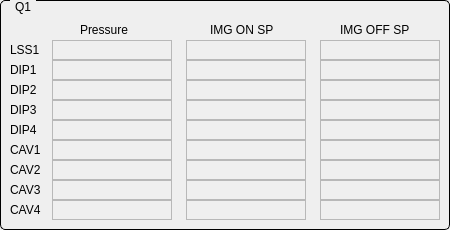
  <widget class="QGroupBox" name="groupBox">
   <property name="geometry">
    <rect>
     <x>10</x>
     <y>10</y>
     <width>450</width>
     <height>230</height>
    </rect>
   </property>
   <property name="styleSheet">
    <string notr="true">QGroupBox {
     border: 1px solid black;
     border-radius: 5px;
     margin-top: 0.5em;
 }
 
 QGroupBox::title {
     subcontrol-origin: margin;
     left: 10px;
     padding: 0 3px 0 3px;
 }</string>
   </property>
   <property name="title">
    <string>Q1</string>
   </property>
   <widget class="QLabel" name="label">
    <property name="geometry">
     <rect>
      <x>10</x>
      <y>40</y>
      <width>40</width>
      <height>20</height>
     </rect>
    </property>
    <property name="text">
     <string>LSS1</string>
    </property>
   </widget>
   <widget class="QLabel" name="label_2">
    <property name="geometry">
     <rect>
      <x>10</x>
      <y>60</y>
      <width>40</width>
      <height>20</height>
     </rect>
    </property>
    <property name="text">
     <string>DIP1</string>
    </property>
   </widget>
   <widget class="QLabel" name="label_3">
    <property name="geometry">
     <rect>
      <x>10</x>
      <y>80</y>
      <width>40</width>
      <height>20</height>
     </rect>
    </property>
    <property name="text">
     <string>DIP2</string>
    </property>
   </widget>
   <widget class="QLabel" name="label_4">
    <property name="geometry">
     <rect>
      <x>10</x>
      <y>100</y>
      <width>40</width>
      <height>20</height>
     </rect>
    </property>
    <property name="text">
     <string>DIP3</string>
    </property>
   </widget>
   <widget class="QLabel" name="label_5">
    <property name="geometry">
     <rect>
      <x>10</x>
      <y>120</y>
      <width>40</width>
      <height>20</height>
     </rect>
    </property>
    <property name="text">
     <string>DIP4</string>
    </property>
   </widget>
   <widget class="QLabel" name="label_6">
    <property name="geometry">
     <rect>
      <x>10</x>
      <y>140</y>
      <width>40</width>
      <height>20</height>
     </rect>
    </property>
    <property name="text">
     <string>CAV1</string>
    </property>
   </widget>
   <widget class="QLabel" name="label_7">
    <property name="geometry">
     <rect>
      <x>10</x>
      <y>160</y>
      <width>40</width>
      <height>20</height>
     </rect>
    </property>
    <property name="text">
     <string>CAV2</string>
    </property>
   </widget>
   <widget class="QLabel" name="label_8">
    <property name="geometry">
     <rect>
      <x>10</x>
      <y>180</y>
      <width>40</width>
      <height>20</height>
     </rect>
    </property>
    <property name="text">
     <string>CAV3</string>
    </property>
   </widget>
   <widget class="QLabel" name="label_9">
    <property name="geometry">
     <rect>
      <x>10</x>
      <y>200</y>
      <width>40</width>
      <height>20</height>
     </rect>
    </property>
    <property name="text">
     <string>CAV4</string>
    </property>
   </widget>
   <widget class="QLabel" name="label_10">
    <property name="geometry">
     <rect>
      <x>80</x>
      <y>20</y>
      <width>60</width>
      <height>20</height>
     </rect>
    </property>
    <property name="text">
     <string>Pressure</string>
    </property>
   </widget>
   <widget class="QLabel" name="label_12">
    <property name="geometry">
     <rect>
      <x>210</x>
      <y>20</y>
      <width>80</width>
      <height>20</height>
     </rect>
    </property>
    <property name="text">
     <string>IMG ON SP</string>
    </property>
   </widget>
   <widget class="QLabel" name="label_13">
    <property name="geometry">
     <rect>
      <x>340</x>
      <y>20</y>
      <width>80</width>
      <height>20</height>
     </rect>
    </property>
    <property name="text">
     <string>IMG OFF SP</string>
    </property>
   </widget>
   <widget class="QELabel" name="pressureLSS1">
    <property name="geometry">
     <rect>
      <x>52</x>
      <y>40</y>
      <width>120</width>
      <height>20</height>
     </rect>
    </property>
    <property name="font">
     <font>
      <family>Cantarell</family>
     </font>
    </property>
    <property name="frameShape">
     <enum>QFrame::StyledPanel</enum>
    </property>
    <property name="variable" stdset="0">
     <string>SRC01-VA-IMG1:getPressure</string>
    </property>
    <property name="notation" stdset="0">
     <enum>QE::Scientific</enum>
    </property>
   </widget>
   <widget class="QELabel" name="onspLSS1">
    <property name="geometry">
     <rect>
      <x>186</x>
      <y>40</y>
      <width>120</width>
      <height>20</height>
     </rect>
    </property>
    <property name="font">
     <font>
      <family>Cantarell</family>
     </font>
    </property>
    <property name="frameShape">
     <enum>QFrame::StyledPanel</enum>
    </property>
    <property name="variable" stdset="0">
     <string>SR-VA-GC1:getOnSetpoint1</string>
    </property>
    <property name="notation" stdset="0">
     <enum>QE::Scientific</enum>
    </property>
   </widget>
   <widget class="QELabel" name="offspLSS1">
    <property name="geometry">
     <rect>
      <x>320</x>
      <y>40</y>
      <width>120</width>
      <height>20</height>
     </rect>
    </property>
    <property name="font">
     <font>
      <family>Cantarell</family>
     </font>
    </property>
    <property name="frameShape">
     <enum>QFrame::StyledPanel</enum>
    </property>
    <property name="variable" stdset="0">
     <string>SR-VA-GC1:getOffSetpoint1</string>
    </property>
    <property name="notation" stdset="0">
     <enum>QE::Scientific</enum>
    </property>
   </widget>
   <widget class="QELabel" name="onspLSS1_2">
    <property name="geometry">
     <rect>
      <x>186</x>
      <y>60</y>
      <width>120</width>
      <height>20</height>
     </rect>
    </property>
    <property name="font">
     <font>
      <family>Cantarell</family>
     </font>
    </property>
    <property name="frameShape">
     <enum>QFrame::StyledPanel</enum>
    </property>
    <property name="variable" stdset="0">
     <string>SR-VA-GC1:getOnSetpoint2</string>
    </property>
    <property name="notation" stdset="0">
     <enum>QE::Scientific</enum>
    </property>
   </widget>
   <widget class="QELabel" name="pressureLSS1_2">
    <property name="geometry">
     <rect>
      <x>52</x>
      <y>60</y>
      <width>120</width>
      <height>20</height>
     </rect>
    </property>
    <property name="font">
     <font>
      <family>Cantarell</family>
     </font>
    </property>
    <property name="frameShape">
     <enum>QFrame::StyledPanel</enum>
    </property>
    <property name="variable" stdset="0">
     <string>SRC01-VA-IMG2:getPressure</string>
    </property>
    <property name="notation" stdset="0">
     <enum>QE::Scientific</enum>
    </property>
   </widget>
   <widget class="QELabel" name="offspLSS1_2">
    <property name="geometry">
     <rect>
      <x>320</x>
      <y>60</y>
      <width>120</width>
      <height>20</height>
     </rect>
    </property>
    <property name="font">
     <font>
      <family>Cantarell</family>
     </font>
    </property>
    <property name="frameShape">
     <enum>QFrame::StyledPanel</enum>
    </property>
    <property name="variable" stdset="0">
     <string>SR-VA-GC1:getOffSetpoint2</string>
    </property>
    <property name="notation" stdset="0">
     <enum>QE::Scientific</enum>
    </property>
   </widget>
   <widget class="QELabel" name="onspLSS1_3">
    <property name="geometry">
     <rect>
      <x>186</x>
      <y>80</y>
      <width>120</width>
      <height>20</height>
     </rect>
    </property>
    <property name="font">
     <font>
      <family>Cantarell</family>
     </font>
    </property>
    <property name="frameShape">
     <enum>QFrame::StyledPanel</enum>
    </property>
    <property name="variable" stdset="0">
     <string>SR-VA-GC1:getOnSetpoint3</string>
    </property>
    <property name="notation" stdset="0">
     <enum>QE::Scientific</enum>
    </property>
   </widget>
   <widget class="QELabel" name="pressureLSS1_3">
    <property name="geometry">
     <rect>
      <x>52</x>
      <y>80</y>
      <width>120</width>
      <height>20</height>
     </rect>
    </property>
    <property name="font">
     <font>
      <family>Cantarell</family>
     </font>
    </property>
    <property name="frameShape">
     <enum>QFrame::StyledPanel</enum>
    </property>
    <property name="variable" stdset="0">
     <string>SRC02-VA-IMG1:getPressure</string>
    </property>
    <property name="notation" stdset="0">
     <enum>QE::Scientific</enum>
    </property>
   </widget>
   <widget class="QELabel" name="offspLSS1_3">
    <property name="geometry">
     <rect>
      <x>320</x>
      <y>80</y>
      <width>120</width>
      <height>20</height>
     </rect>
    </property>
    <property name="font">
     <font>
      <family>Cantarell</family>
     </font>
    </property>
    <property name="frameShape">
     <enum>QFrame::StyledPanel</enum>
    </property>
    <property name="variable" stdset="0">
     <string>SR-VA-GC1:getOffSetpoint3</string>
    </property>
    <property name="notation" stdset="0">
     <enum>QE::Scientific</enum>
    </property>
   </widget>
   <widget class="QELabel" name="onspLSS1_4">
    <property name="geometry">
     <rect>
      <x>186</x>
      <y>100</y>
      <width>120</width>
      <height>20</height>
     </rect>
    </property>
    <property name="font">
     <font>
      <family>Cantarell</family>
     </font>
    </property>
    <property name="frameShape">
     <enum>QFrame::StyledPanel</enum>
    </property>
    <property name="variable" stdset="0">
     <string>SR-VA-GC1:getOnSetpoint4</string>
    </property>
    <property name="notation" stdset="0">
     <enum>QE::Scientific</enum>
    </property>
   </widget>
   <widget class="QELabel" name="pressureLSS1_4">
    <property name="geometry">
     <rect>
      <x>52</x>
      <y>100</y>
      <width>120</width>
      <height>20</height>
     </rect>
    </property>
    <property name="font">
     <font>
      <family>Cantarell</family>
     </font>
    </property>
    <property name="frameShape">
     <enum>QFrame::StyledPanel</enum>
    </property>
    <property name="variable" stdset="0">
     <string>SRC03-VA-IMG5:getPressure</string>
    </property>
    <property name="notation" stdset="0">
     <enum>QE::Scientific</enum>
    </property>
   </widget>
   <widget class="QELabel" name="offspLSS1_4">
    <property name="geometry">
     <rect>
      <x>320</x>
      <y>100</y>
      <width>120</width>
      <height>20</height>
     </rect>
    </property>
    <property name="font">
     <font>
      <family>Cantarell</family>
     </font>
    </property>
    <property name="frameShape">
     <enum>QFrame::StyledPanel</enum>
    </property>
    <property name="variable" stdset="0">
     <string>SR-VA-GC1:getOffSetpoint4</string>
    </property>
    <property name="notation" stdset="0">
     <enum>QE::Scientific</enum>
    </property>
   </widget>
   <widget class="QELabel" name="onspLSS1_5">
    <property name="geometry">
     <rect>
      <x>186</x>
      <y>120</y>
      <width>120</width>
      <height>20</height>
     </rect>
    </property>
    <property name="font">
     <font>
      <family>Cantarell</family>
     </font>
    </property>
    <property name="frameShape">
     <enum>QFrame::StyledPanel</enum>
    </property>
    <property name="variable" stdset="0">
     <string>SR-VA-GC1:setOnSetpoint5</string>
    </property>
    <property name="notation" stdset="0">
     <enum>QE::Scientific</enum>
    </property>
   </widget>
   <widget class="QELabel" name="pressureLSS1_5">
    <property name="geometry">
     <rect>
      <x>52</x>
      <y>120</y>
      <width>120</width>
      <height>20</height>
     </rect>
    </property>
    <property name="font">
     <font>
      <family>Cantarell</family>
     </font>
    </property>
    <property name="frameShape">
     <enum>QFrame::StyledPanel</enum>
    </property>
    <property name="variable" stdset="0">
     <string>SRC04-VA-IMG1:getPressure</string>
    </property>
    <property name="notation" stdset="0">
     <enum>QE::Scientific</enum>
    </property>
   </widget>
   <widget class="QELabel" name="offspLSS1_5">
    <property name="geometry">
     <rect>
      <x>320</x>
      <y>120</y>
      <width>120</width>
      <height>20</height>
     </rect>
    </property>
    <property name="font">
     <font>
      <family>Cantarell</family>
     </font>
    </property>
    <property name="frameShape">
     <enum>QFrame::StyledPanel</enum>
    </property>
    <property name="variable" stdset="0">
     <string>SR-VA-GC1:getOffSetpoint5</string>
    </property>
    <property name="notation" stdset="0">
     <enum>QE::Scientific</enum>
    </property>
   </widget>
   <widget class="QELabel" name="onspLSS1_6">
    <property name="geometry">
     <rect>
      <x>186</x>
      <y>140</y>
      <width>120</width>
      <height>20</height>
     </rect>
    </property>
    <property name="font">
     <font>
      <family>Cantarell</family>
     </font>
    </property>
    <property name="frameShape">
     <enum>QFrame::StyledPanel</enum>
    </property>
    <property name="variable" stdset="0">
     <string>SR-VA-GC2:getOnSetpoint1</string>
    </property>
    <property name="notation" stdset="0">
     <enum>QE::Scientific</enum>
    </property>
   </widget>
   <widget class="QELabel" name="pressureLSS1_6">
    <property name="geometry">
     <rect>
      <x>52</x>
      <y>140</y>
      <width>120</width>
      <height>20</height>
     </rect>
    </property>
    <property name="font">
     <font>
      <family>Cantarell</family>
     </font>
    </property>
    <property name="frameShape">
     <enum>QFrame::StyledPanel</enum>
    </property>
    <property name="variable" stdset="0">
     <string>SRC03-VA-IMG1:getPressure</string>
    </property>
    <property name="notation" stdset="0">
     <enum>QE::Scientific</enum>
    </property>
   </widget>
   <widget class="QELabel" name="offspLSS1_6">
    <property name="geometry">
     <rect>
      <x>320</x>
      <y>140</y>
      <width>120</width>
      <height>20</height>
     </rect>
    </property>
    <property name="font">
     <font>
      <family>Cantarell</family>
     </font>
    </property>
    <property name="frameShape">
     <enum>QFrame::StyledPanel</enum>
    </property>
    <property name="variable" stdset="0">
     <string>SR-VA-GC2:getOffSetpoint1</string>
    </property>
    <property name="notation" stdset="0">
     <enum>QE::Scientific</enum>
    </property>
   </widget>
   <widget class="QELabel" name="onspLSS1_7">
    <property name="geometry">
     <rect>
      <x>186</x>
      <y>160</y>
      <width>120</width>
      <height>20</height>
     </rect>
    </property>
    <property name="font">
     <font>
      <family>Cantarell</family>
     </font>
    </property>
    <property name="frameShape">
     <enum>QFrame::StyledPanel</enum>
    </property>
    <property name="variable" stdset="0">
     <string>SR-VA-GC2:getOnSetpoint2</string>
    </property>
    <property name="notation" stdset="0">
     <enum>QE::Scientific</enum>
    </property>
   </widget>
   <widget class="QELabel" name="pressureLSS1_7">
    <property name="geometry">
     <rect>
      <x>52</x>
      <y>160</y>
      <width>120</width>
      <height>20</height>
     </rect>
    </property>
    <property name="font">
     <font>
      <family>Cantarell</family>
     </font>
    </property>
    <property name="frameShape">
     <enum>QFrame::StyledPanel</enum>
    </property>
    <property name="variable" stdset="0">
     <string>SRC03-VA-IMG2:getPressure</string>
    </property>
    <property name="notation" stdset="0">
     <enum>QE::Scientific</enum>
    </property>
   </widget>
   <widget class="QELabel" name="offspLSS1_7">
    <property name="geometry">
     <rect>
      <x>320</x>
      <y>160</y>
      <width>120</width>
      <height>20</height>
     </rect>
    </property>
    <property name="font">
     <font>
      <family>Cantarell</family>
     </font>
    </property>
    <property name="frameShape">
     <enum>QFrame::StyledPanel</enum>
    </property>
    <property name="variable" stdset="0">
     <string>SR-VA-GC2:getOffSetpoint2</string>
    </property>
    <property name="notation" stdset="0">
     <enum>QE::Scientific</enum>
    </property>
   </widget>
   <widget class="QELabel" name="onspLSS1_8">
    <property name="geometry">
     <rect>
      <x>186</x>
      <y>180</y>
      <width>120</width>
      <height>20</height>
     </rect>
    </property>
    <property name="font">
     <font>
      <family>Cantarell</family>
     </font>
    </property>
    <property name="frameShape">
     <enum>QFrame::StyledPanel</enum>
    </property>
    <property name="variable" stdset="0">
     <string>SR-VA-GC2:getOnSetpoint3</string>
    </property>
    <property name="notation" stdset="0">
     <enum>QE::Scientific</enum>
    </property>
   </widget>
   <widget class="QELabel" name="pressureLSS1_8">
    <property name="geometry">
     <rect>
      <x>52</x>
      <y>180</y>
      <width>120</width>
      <height>20</height>
     </rect>
    </property>
    <property name="font">
     <font>
      <family>Cantarell</family>
     </font>
    </property>
    <property name="frameShape">
     <enum>QFrame::StyledPanel</enum>
    </property>
    <property name="variable" stdset="0">
     <string>SRC03-VA-IMG3:getPressure</string>
    </property>
    <property name="notation" stdset="0">
     <enum>QE::Scientific</enum>
    </property>
   </widget>
   <widget class="QELabel" name="offspLSS1_8">
    <property name="geometry">
     <rect>
      <x>320</x>
      <y>180</y>
      <width>120</width>
      <height>20</height>
     </rect>
    </property>
    <property name="font">
     <font>
      <family>Cantarell</family>
     </font>
    </property>
    <property name="frameShape">
     <enum>QFrame::StyledPanel</enum>
    </property>
    <property name="variable" stdset="0">
     <string>SR-VA-GC2:getOffSetpoint3</string>
    </property>
    <property name="notation" stdset="0">
     <enum>QE::Scientific</enum>
    </property>
   </widget>
   <widget class="QELabel" name="onspLSS1_9">
    <property name="geometry">
     <rect>
      <x>186</x>
      <y>200</y>
      <width>120</width>
      <height>20</height>
     </rect>
    </property>
    <property name="font">
     <font>
      <family>Cantarell</family>
     </font>
    </property>
    <property name="frameShape">
     <enum>QFrame::StyledPanel</enum>
    </property>
    <property name="variable" stdset="0">
     <string>SR-VA-GC2:getOnSetpoint4</string>
    </property>
    <property name="notation" stdset="0">
     <enum>QE::Scientific</enum>
    </property>
   </widget>
   <widget class="QELabel" name="pressureLSS1_9">
    <property name="geometry">
     <rect>
      <x>52</x>
      <y>200</y>
      <width>120</width>
      <height>20</height>
     </rect>
    </property>
    <property name="font">
     <font>
      <family>Cantarell</family>
     </font>
    </property>
    <property name="frameShape">
     <enum>QFrame::StyledPanel</enum>
    </property>
    <property name="variable" stdset="0">
     <string>SRC03-VA-IMG4:getPressure</string>
    </property>
    <property name="notation" stdset="0">
     <enum>QE::Scientific</enum>
    </property>
   </widget>
   <widget class="QELabel" name="offspLSS1_9">
    <property name="geometry">
     <rect>
      <x>320</x>
      <y>200</y>
      <width>120</width>
      <height>20</height>
     </rect>
    </property>
    <property name="font">
     <font>
      <family>Cantarell</family>
     </font>
    </property>
    <property name="frameShape">
     <enum>QFrame::StyledPanel</enum>
    </property>
    <property name="variable" stdset="0">
     <string>SR-VA-GC2:getOffSetpoint4</string>
    </property>
    <property name="notation" stdset="0">
     <enum>QE::Scientific</enum>
    </property>
   </widget>
  </widget>
